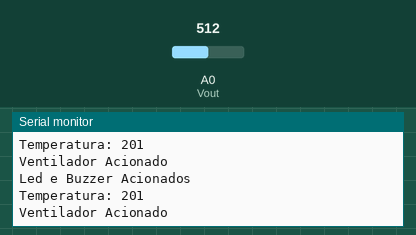
Simulated run of this sketch. Board: Arduino Uno, built with avr-gcc and run on an emulated ATmega328P. Shown: the last lines printed to the serial monitor. Inputs (shaded band) come from the test bench; at power-on: A0 (Vout) = 512.

Above: at 1.2 s.
1.3 s: A0 (Vout) set to 324
At 1.9 s:
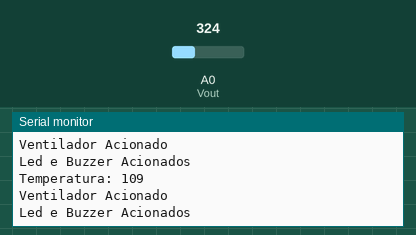
4.3 s: A0 (Vout) set to 293
At 5.4 s:
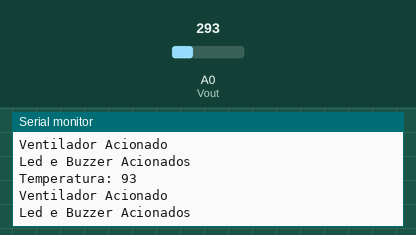
13.3 s: A0 (Vout) set to 148
At 14.3 s:
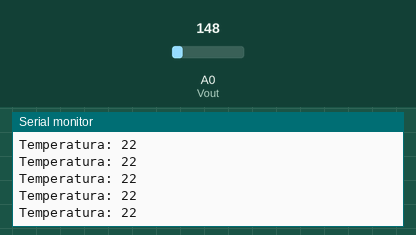
14.8 s: A0 (Vout) set to 175
At 15.7 s:
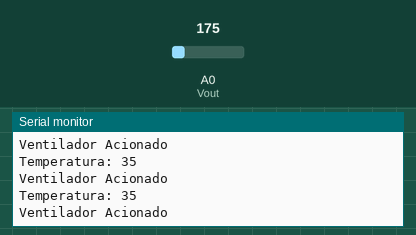
Timing chart, 0 to 17.8 s (numbered marks = the images above; inputs shaded):
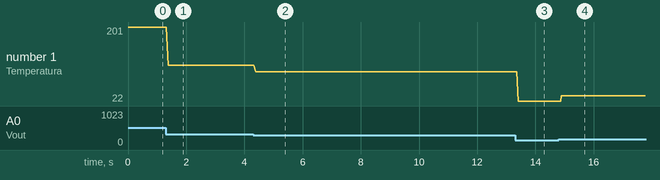

Measured:
- the behaviour switches between 162 and 163 on A0 (Vout) (found by bisection; images 3 and 4)
- after the input at 1.3 s, the serial monitor: prints a new line after 0.08 s (image 1)
- after the input at 4.3 s, the serial monitor: prints a new line after 0.09 s (image 2)
- after the input at 13.3 s, the serial monitor: prints a new line after 0.12 s (image 3)
- after the input at 14.8 s, the serial monitor: prints a new line after 0.08 s (image 4)
- plotted number 1: 201 → 109 after the input at 1.3 s, 109 → 93 after the input at 4.3 s, 93 → 22 after the input at 13.3 s, 22 → 35 after the input at 14.8 s

The sketch:

sketchCircuito.ino
```cpp
//DESAFIO DE PROJETO - DIO IOT SPECIALIST
//AUTOR: VITOR MELO

//DECLARAÇÃO DAS VARIÁVEIS E DOS PINOS

int Vout = A0;
int Buzzer = 11;
int led = 5;
int motor = 6;
int temperatura;

void setup()
{
  pinMode(Vout,INPUT);
  Serial.begin(9600);
}

void loop()
{

//LEITURA DA TEMPERATURA
 temperatura = map(((analogRead(Vout) - 20) * 3.04), 0, 1023, -40, 125);
 Serial.print("Temperatura: ");
 Serial.println(temperatura);

//ACIONAMENTO DO VENTILADOR
  if(temperatura >= 30){
   Serial.println("Ventilador Acionado");
   digitalWrite(motor,HIGH);
  }else{
    digitalWrite(motor,LOW);
  }

//ACIONAMENTO DO LED E DO BUZZER
  if(temperatura > 50){
   Serial.println("Led e Buzzer Acionados");
   digitalWrite(led,HIGH);
   digitalWrite(Buzzer,HIGH);
  }else{
   digitalWrite(led,LOW);
   digitalWrite(Buzzer,LOW);
  }

}
```
